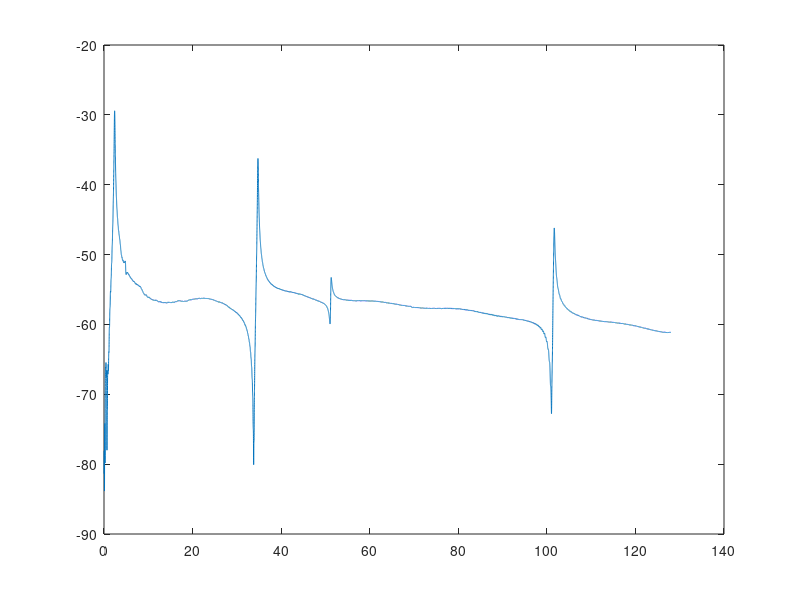
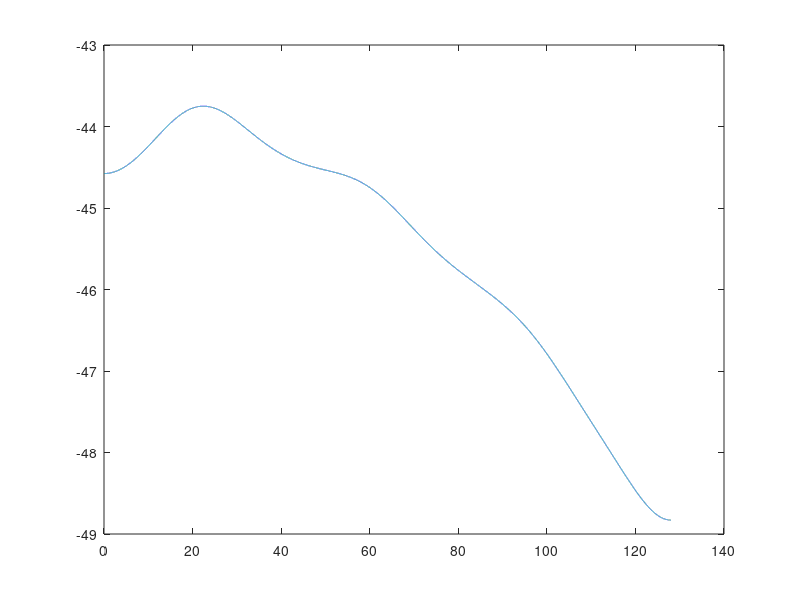
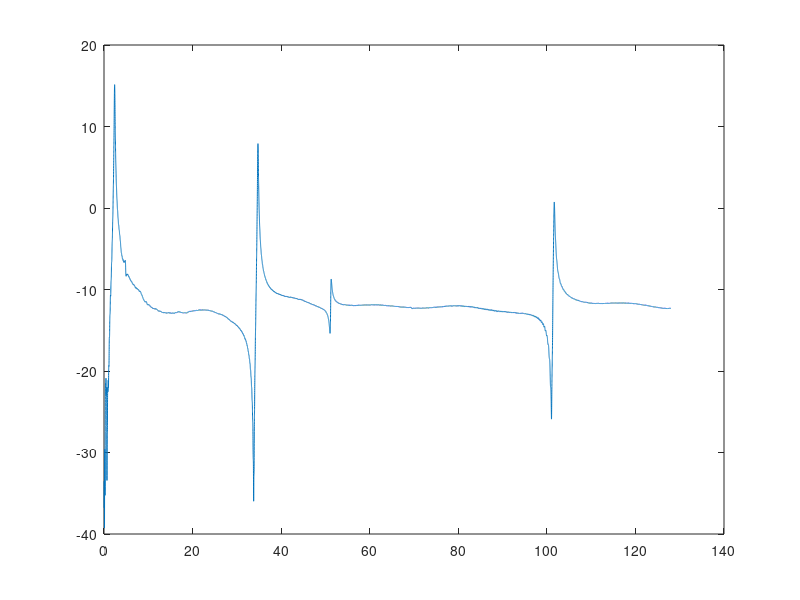
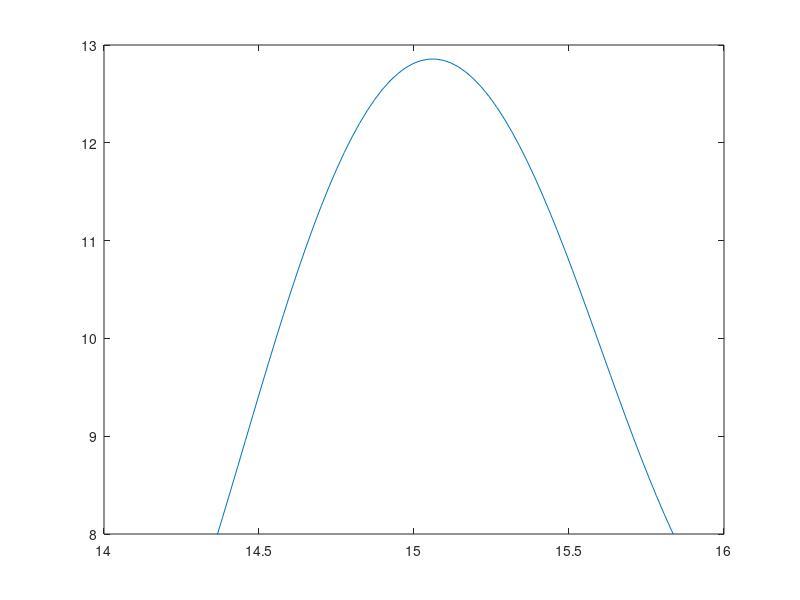

Recreate these plots in MATLAB, in order.
clear

conc = zeros(7, 1); % Vektor för att förlänga datavector

load Force

f=Signal.y_values.values;

f=[f;conc]; % Förlänga vektor

% figure(1)

% plot(f)



load Acc

a=Signal.y_values.values;

a=[a;conc]; % Förlänga vektor

% figure(2)

% plot(a)

% Alla kraftsignaler (9.396 mV/N)
force=zeros(2048,10);
force(1:21,1)=(1/9.514)*f(564:564+20);
force(1:21,2)=(1/9.514)*f(5947:5947+20);
force(1:21,3)=(1/9.514)*f(10696:10696+20);
force(1:21,4)=(1/9.514)*f(15820:15820+20);
force(1:21,5)=(1/9.514)*f(20914:20914+20);
force(1:21,6)=(1/9.514)*f(27164:27164+20);
force(1:21,7)=(1/9.514)*f(31724:31724+20);
force(1:21,8)=(1/9.514)*f(36511:36511+20);
force(1:21,9)=(1/9.514)*f(41028:41028+20);
force(1:21,10)=(1/9.514)*f(45142:45142+20);

% Alla accelerometersignaler (9.730 mV/msˆ(-2))
acc=zeros(2048,10);
acc(:,1)=(1/9.396)*a(564:564+2047);
acc(:,2)=(1/9.396)*a(5947:5947+2047);
acc(:,3)=(1/9.396)*a(10696:10696+2047);
acc(:,4)=(1/9.396)*a(15820:15820+2047);
acc(:,5)=(1/9.396)*a(20914:20914+2047);
acc(:,6)=(1/9.396)*a(27164:27164+2047);
acc(:,7)=(1/9.396)*a(31724:31724+2047);
acc(:,8)=(1/9.396)*a(36511:36511+2047);
acc(:,9)=(1/9.396)*a(41028:41028+2047);
acc(:,10)=(1/9.396)*a(45142:45142+2047);


fs=256;
Ts=1/fs;
N=2048;
Ns=N*32;
t=(0:N-1)'*Ts;
ts=(0:(Ns-1)/2)';
omegak=2*pi*ts/Ns*fs;
beta=0.5;
time=exp(-beta*t)*ones(1,10);

for k=1
Acc=Ts*fft(time.*acc,Ns);
figure(k)
plot(ts*fs/Ns,20*log10(abs(Acc(1:Ns/2,k))))
Force=Ts*fft(time.*force,Ns);
figure(k+10)
plot(ts*fs/Ns,20*log10(abs(Force(1:Ns/2,k))))
H=Acc./Force;
figure(k+20)
plot(ts*fs/Ns,20*log10(abs(H(1:Ns/2,k))))
end

H_mean=sum(H,2)/10;
figure(31)
plot(omegak,20*log10(abs(H_mean(1:Ns/2))))
axis([14 16 8 13])

[maxValue, index] = max(abs(H_mean)); % Hitta maxvärdet och dess index
omegad = omegak(index); % Hitta motsvarande x-värde
%[x,y]=ginput(2);
omegaa=14.5388; %x(1);
omegab=15.6064; %x(2);

alpha=(omegab-omegaa)/2-beta

m=(omegad*omegad+beta*beta)/2/omegad/(alpha+beta)/maxValue

c=2*m*alpha

w0=sqrt(omegad*omegad+alpha*alpha)

k=m*w0*w0
